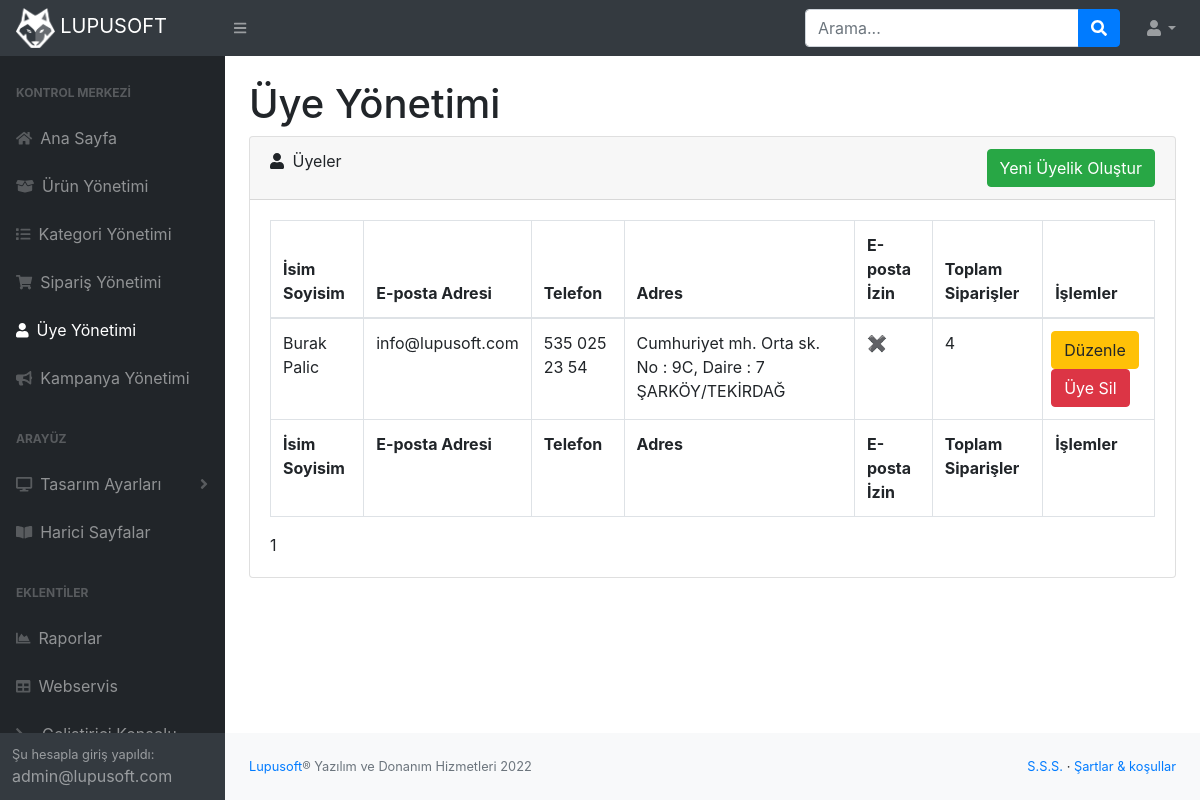
Screenshot of /admin/index.php?sayfa=uye-yonetimi (signed in) with the database file from the repository.
### tables this page shows
CREATE TABLE IF NOT EXISTS `yoneticiler` (
  `id` int(11) NOT NULL AUTO_INCREMENT,
  `kadi` varchar(60) NOT NULL,
  `sifre` varchar(60) NOT NULL,
  `eposta` varchar(80) NOT NULL,
  `yardim` int(11) NOT NULL,
  PRIMARY KEY (`id`)
);

CREATE TABLE IF NOT EXISTS `uyeler` (
  `id` int(11) NOT NULL AUTO_INCREMENT,
  `adsoyad` varchar(150) NOT NULL,
  `sirket` varchar(150) NOT NULL,
  `adres` varchar(500) NOT NULL,
  `sehir` varchar(150) NOT NULL,
  `semt` varchar(150) NOT NULL,
  `postakodu` varchar(10) NOT NULL,
  `telefon` varchar(20) NOT NULL,
  `eposta` varchar(200) NOT NULL,
  `sifre` varchar(64) NOT NULL,
  PRIMARY KEY (`id`)
);

### db.php (called while the page is built, shortened)
<?php
$dbn = "lupusoft";
$dbs = "localhost";
$dbu = "root";
$dbp = "";
$db = mysqli_connect($dbs,$dbu,$dbp,$dbn);
mysqli_set_charset($db, "utf8mb4");
$ayarlarsorgu = "select * from ayarlar where id = 1";
$ayarlarsorgugonder = mysqli_query($db,$ayarlarsorgu);
$ayarlarsatir = mysqli_fetch_array($ayarlarsorgugonder);
?>

### admin/uyeler.php (the view, shortened to what this page needs)
<?php
$sayfada = $ayarlarsatir["getirilecek_icerik_sayisi"];
$sorgu = mysqli_query($db,'SELECT COUNT(*) AS toplam FROM uyeler');
$sonuc = mysqli_fetch_assoc($sorgu);
$toplam_icerik = $sonuc['toplam'];
$toplam_sayfa = ceil($toplam_icerik / $sayfada);
$sayfa = isset($_GET['s']) ? (int) $_GET['s'] : 1;
?>
<main>
    <div class="container-fluid">
        <h1 class="mt-4">Üye Yönetimi</h1>
        <div class="card mb-4">
            <div class="card-header"><i class="fas fa-user mr-1"></i> Üyeler <a style="float:right;" href="javascript:void(0);" class="btn btn-success yeniuyelik">Yeni Üyelik Oluştur</a> </div>
            <div class="card-body">
                <div class="table-responsive">
                    <table class="table table-bordered" id="tableData" width="100%" cellspacing="0">
                        <thead>
                            <tr>
                                <th>İsim Soyisim</th>
                                <th>E-posta Adresi</th>
                                <th>Telefon</th>
                                <th>Adres</th>
                                <th>E-posta İzin</th>
                                <th>Toplam Siparişler</th>
                                <th>İşlemler</th>
                            </tr>
                        </thead>
                        <tfoot>
                            <tr>
                                <th>İsim Soyisim</th>
                                <th>E-posta Adresi</th>
                                <th>Telefon</th>
                                <th>Adres</th>
                                <th>E-posta İzin</th>
                                <th>Toplam Siparişler</th>
                                <th>İşlemler</th>
                            </tr>
                        </tfoot>
                        <tbody>
                        	<?php
                            $limit = ($sayfa - 1) * $sayfada;
                        	$uyegetir = mysqli_query($db,"SELECT * FROM uyeler ORDER BY id DESC LIMIT  ".$limit.", ".$sayfada);
                        	while($uyesatir = mysqli_fetch_assoc($uyegetir)){
                        	?>
                            <tr>
                                <td class="adsoyad-<?php echo $uyesatir["id"]; ?>" data-text="<?php echo $uyesatir["adsoyad"]; ?>"><?php echo $uyesatir["adsoyad"]; ?></td>
                                <td class="eposta-<?php echo $uyesatir["id"]; ?>" data-text="<?php echo $uyesatir["eposta"]; ?>"><?php echo $uyesatir["eposta"]; ?></td>
                                <td class="telefon-<?php echo $uyesatir["id"]; ?>" data-text="<?php echo $uyesatir["telefon"]; ?>"><?php echo $uyesatir["telefon"]; ?></td>
                                <td class="adres-<?php echo $uyesatir["id"]; ?>" data-text="<?php echo $uyesatir["adres"]; ?>"><?php echo $uyesatir["adres"]." ".$uyesatir["semt"]."/".$uyesatir["sehir"]; ?></td>
                                <td><?php
                                	$ebultengetir = mysqli_query($db,"SELECT * FROM ebulten WHERE eposta = '".$uyesatir["eposta"]."'");
                                	if(mysqli_num_rows($ebultengetir) > 0){
                                		echo "✔";
                                	}
                                	else {
                                		echo "✖";
                                	}
                                ?></td>
                                <td><?php
                                	$siparisgetir = mysqli_query($db,"SELECT * FROM siparis WHERE sahip = ".$uyesatir["id"]);
                                	echo mysqli_num_rows($siparisgetir);
                                ?></td>
                                <td>
                                	<div class="row">
                                 	<button class="btn btn-warning ml-2" data-id="<?php echo $uyesatir["id"]; ?>">Düzenle</button>
                                 	<form method="POST">
                                 		<input type="submit" class="btn btn-danger ml-2 uyesilbtn" value="Üye Sil">
                                 	</form>
                                	</div>
                                </td>
                            </tr>
                        	<?php } ?>
                        </tbody>
                    </table>
                    <?php
                    for($s = 1; $s <= $toplam_sayfa; $s++) {
                       if($sayfa == $s) {
                          echo $s . ' ';
                       } else if($s > ($sayfa-3) and $s < ($sayfa+3)){
                          echo '<a href="?sayfa=uye-yonetimi&s=' . $s . '">' . $s . '</a> ';
                       }
                    }
                    ?>
                </div>
            </div>
        </div>
    </div>
</main>

### admin/index.php (shortened to what this page needs)
<?php
if($_SESSION["yonetici"] == "1"){
include("../db.php");
$yonetici_getir = mysqli_query($db,"SELECT * FROM yoneticiler WHERE id = ".$_SESSION["yonetici_id"]);
$yonetici_bilgiler = mysqli_fetch_assoc($yonetici_getir);
?>
<!DOCTYPE html>
<html lang="tr">
    <head>
        <link href="css/styles.css?v=<?php echo rand(1,999); ?>" rel="stylesheet" />
        <link href="https://cdn.datatables.net/1.10.20/css/dataTables.bootstrap4.min.css" rel="stylesheet" />
    </head>
    <body class="sb-nav-fixed">
        <nav class="sb-topnav navbar navbar-expand navbar-dark bg-dark">
            <a class="navbar-brand" href="index.php"><img src="img/logo-panel.png" style="width:20%;"> LUPUSOFT</a><button class="btn btn-link btn-sm order-1 order-lg-0" id="sidebarToggle" href="#"><i class="fas fa-bars"></i></button
            >
            <form class="d-none d-md-inline-block form-inline ml-auto mr-0 mr-md-3 my-2 my-md-0">
                <div class="input-group">
                    <input class="form-control" type="text" placeholder="Arama..." aria-label="Search" aria-describedby="basic-addon2" />
                    <div class="input-group-append">
                        <button class="btn btn-primary" type="button"><i class="fas fa-search"></i></button>
                    </div>
                </div>
            </form>
            <ul class="navbar-nav ml-auto ml-md-0">
                <li class="nav-item dropdown">
                    <a class="nav-link dropdown-toggle" id="userDropdown" href="#" role="button" data-toggle="dropdown" aria-haspopup="true" aria-expanded="false"><i class="fas fa-user fa-fw"></i></a>
                </li>
            </ul>
        </nav>
        <div id="layoutSidenav">
            <div id="layoutSidenav_nav">
                <nav class="sb-sidenav accordion sb-sidenav-dark" id="sidenavAccordion">
                    <div class="sb-sidenav-menu">
                        <div class="nav">
                            <div class="sb-sidenav-menu-heading">Kontrol Merkezi</div>
                                <a class="nav-link" href="index.php">
                                    <div class="sb-nav-link-icon"><i class="fas fa-home"></i></div>Ana Sayfa
                                </a>
                                <a class="nav-link" href="index.php?sayfa=urun-yonetimi">
                                    <div class="sb-nav-link-icon"><i class="fas fa-box-open"></i></div>Ürün Yönetimi
                                </a>
                                <a class="nav-link" href="index.php?sayfa=kategori-yonetimi">
                                    <div class="sb-nav-link-icon"><i class="fas fa-list"></i></div>Kategori Yönetimi
                                </a>
                                <a class="nav-link" href="index.php?sayfa=siparis-yonetimi">
                                    <div class="sb-nav-link-icon"><i class="fas fa-shopping-cart"></i></div>Sipariş Yönetimi
                                </a>
                                <a class="nav-link" href="index.php?sayfa=uye-yonetimi">
                                    <div class="sb-nav-link-icon"><i class="fas fa-user"></i></div>Üye Yönetimi
                                </a>
                                <a class="nav-link" href="index.php?sayfa=kampanya-yonetimi">
                                    <div class="sb-nav-link-icon"><i class="fas fa-bullhorn"></i></div>Kampanya Yönetimi
                                </a>
                            <div class="sb-sidenav-menu-heading">Arayüz</div>
                            <a class="nav-link collapsed" href="#" data-toggle="collapse" data-target="#collapseLayouts" aria-expanded="false" aria-controls="collapseLayouts">
                                <div class="sb-nav-link-icon"><i class="fas fa-desktop"></i></div>
                                Tasarım Ayarları
                                <div class="sb-sidenav-collapse-arrow"><i class="fas fa-angle-down"></i></div
                            ></a>
                            <a class="nav-link" href="index.php?sayfa=harici-sayfalar"><div class="sb-nav-link-icon"><i class="fas fa-book-open"></i></div>
                                Harici Sayfalar
                            </a>
                            <div class="sb-sidenav-menu-heading">Eklentiler</div>
                            <a class="nav-link" href="index.php?sayfa=raporlar">
                                <div class="sb-nav-link-icon"><i class="fas fa-chart-area"></i></div>
                                Raporlar</a>
                            <?php if($ayarlarsatir["gelistirici"] == 1){ ?>
                            <a class="nav-link" href="index.php?sayfa=webservis">
                                <div class="sb-nav-link-icon"><i class="fas fa-table"></i></div>
                            Webservis</a>
                            <a class="nav-link" href="index.php?sayfa=konsol">
                                <div class="sb-nav-link-icon"><i class="fas fa-terminal"></i></div>
                            Geliştirici Konsolu</a>
                            <?php } ?>
                        </div>
                    </div>
                    <div class="sb-sidenav-footer">
                        <div class="small">Şu hesapla giriş yapıldı:</div>
                        <?php
                        echo $yonetici_bilgiler["eposta"];
                        ?>
                    </div>
                </nav>
            </div>
            <div id="layoutSidenav_content">
                <?php
                    if(!isset($_GET['sayfa']) or empty($_GET['sayfa'])) {
                       $sayfa = 'anasayfa';
                    }
                    else {
                       $sayfa = $_GET['sayfa'];
                    }
                    switch ($sayfa){
                    case "uye-yonetimi":
                        include("uyeler.php");
                        break;
                    }
                ?>
                <footer class="py-4 bg-light mt-auto">
                    <div class="container-fluid">
                        <div class="d-flex align-items-center justify-content-between small">
                            <div class="text-muted"><a href="http://lupusoft.com" target="_blank">Lupusoft</a>&reg; Yazılım ve Donanım Hizmetleri <script>document.write(new Date().getFullYear());</script></div>
                            <div>
                               <a href="#">S.S.S.</a>
                                &middot;
                                <a href="#">Şartlar &amp; koşullar</a>
                            </div>
                        </div>
                    </div>
                </footer>
            </div>
        </div>
    </body>
</html>
<?php
}
else {
    header('Location: login.php');
}
?>

### rows the page displays
yoneticiler: eposta "admin@lupusoft.com"
uyeler: adsoyad "Burak Palic", eposta "info@lupusoft.com", telefon "535 025 23 54", adres "Cumhuriyet mh. Orta sk. No : 9C, Daire : 7", semt "ŞARKÖY", sehir "TEKİRDAĞ", mysqli_num_rows($siparisgetir) "4"
